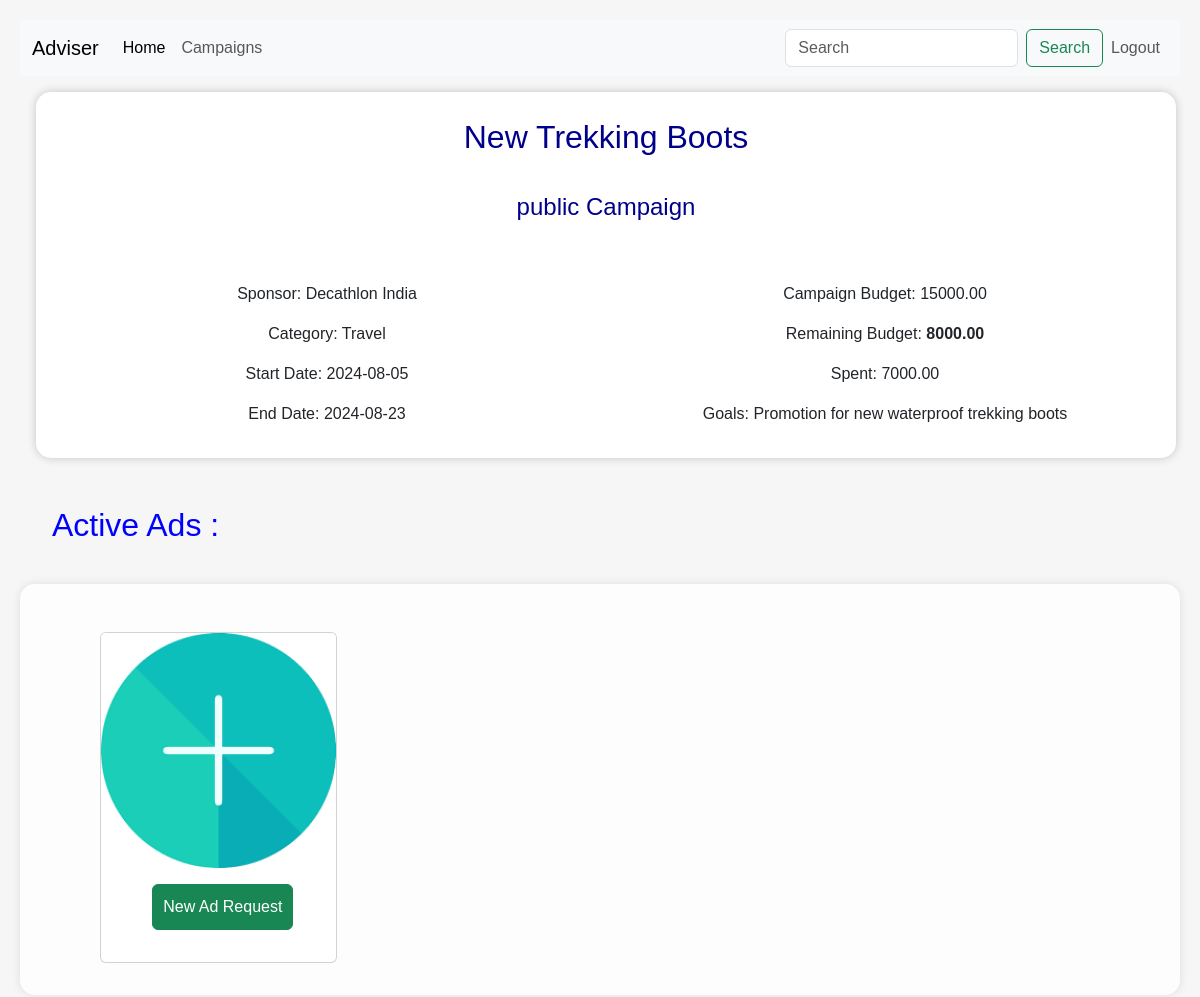
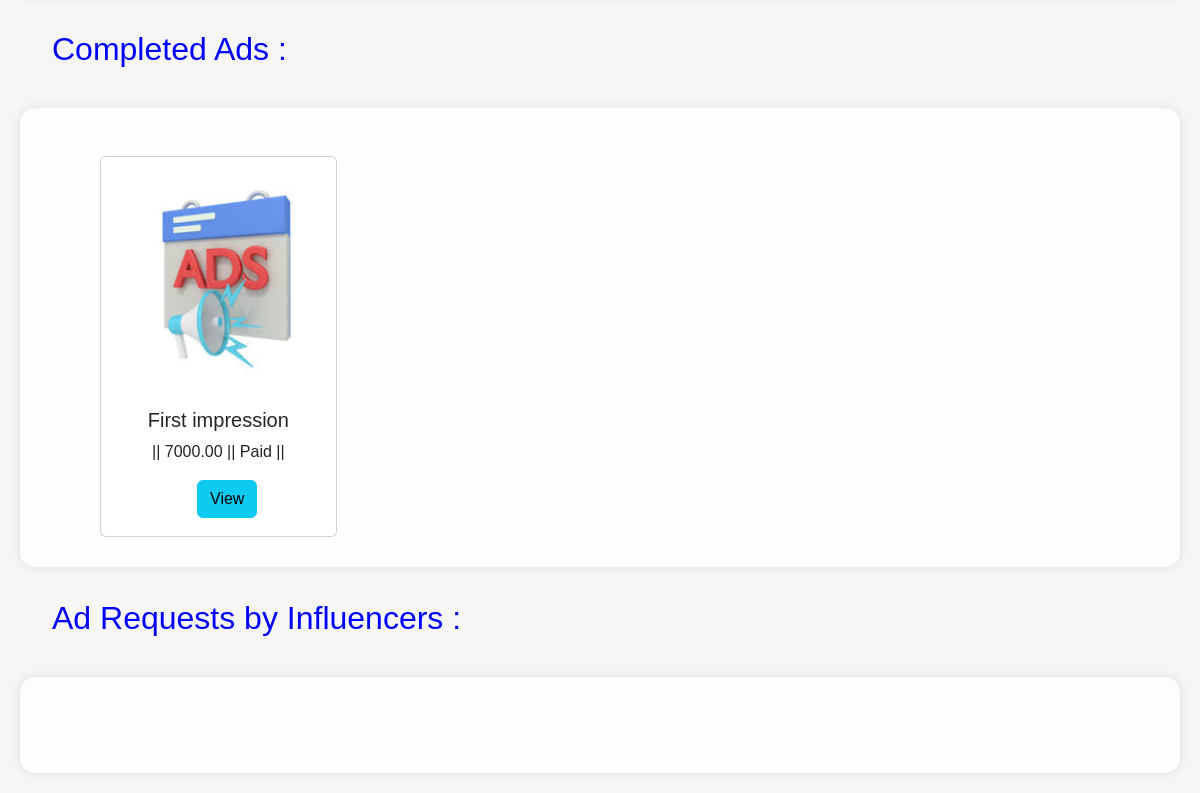
The page /rajeshsinha123/campaign_details/2 on the database its author committed (2 pictures, top to bottom).
### backend/models.py (models this page shows)
class Campaign(db.Model):
    campaign_id=db.Column(db.Integer,primary_key=True,autoincrement=True)
    name=db.Column(db.String(),nullable=False,unique=True)
    category_id=db.Column(db.String(),db.ForeignKey("category.cat_id"),nullable=False)
    start_date=db.Column(db.Date,nullable=False)
    end_date = db.Column(db.Date, nullable=False)
    budget = db.Column(db.Numeric(10, 2), nullable=False)
    initial_budget=db.Column(db.Numeric(10, 2),default=budget)
    status = db.Column(db.String(), nullable=False,default='active')
    visibility= db.Column(db.String(50),nullable=False)
    goals=db.Column(db.String(),nullable=False)
    flagged=db.Column(db.Integer,nullable=False,default=0)
    categories=db.relationship('Category',back_populates='campaigns')
    sponsor_id=db.Column(db.Integer,db.ForeignKey('sponsor.sponsor_id'),nullable=False)
    admin_id=db.Column(db.Integer,db.ForeignKey('admin.admin_id'),nullable=False,default=1)
    sponsors=db.relationship('Sponsor',back_populates='campaigns')
    admin=db.relationship('Admin',back_populates='campaigns')
    ads=db.relationship('Adrequest',back_populates='campaign')

class Sponsor(db.Model):
    sponsor_id=db.Column(db.Integer,primary_key=True,autoincrement=True)
    username=db.Column(db.String(),nullable=False,unique=True)
    password=db.Column(db.String(),nullable=False)
    company_name=db.Column(db.String(),nullable=False,unique=True)
    industry=db.Column(db.String(),nullable=False)
    initial_budget=db.Column(db.Numeric(10, 2),nullable=False,default=0)
    budget=db.Column(db.Numeric(10, 2),nullable=False)
    flagged=db.Column(db.Integer,nullable=False,default=0)
    admin_id=db.Column(db.Integer,db.ForeignKey('admin.admin_id'),nullable=False,default=1)
    campaigns=db.relationship('Campaign',back_populates='sponsors')
    admin=db.relationship('Admin',back_populates='sponsors')

class Category(db.Model):
    cat_id=db.Column(db.Integer,primary_key=True,autoincrement=True)
    name=db.Column(db.String(), nullable=False,unique=True)
    campaigns=db.relationship('Campaign',back_populates='categories')
    influencers = db.relationship('Influencer', back_populates='category')
    niches= db.relationship('Niche', back_populates='category')

class Adrequest(db.Model):
    ad_id=db.Column(db.Integer,primary_key=True,autoincrement=True)
    campaign_id=db.Column(db.Integer,db.ForeignKey("campaign.campaign_id"),nullable=False)
    influencer_id=db.Column(db.Integer,db.ForeignKey("influencer.influencer_id"),nullable=False)
    name=db.Column(db.String(), nullable=False,unique=True)
    content=db.Column(db.String(), nullable=False)
    niche_id=db.Column(db.String(),db.ForeignKey("niche.niche_id"),nullable=False)
    status=db.Column(db.String(), nullable=False,default='pending')
    budget = db.Column(db.Numeric(10, 2), nullable=False)
    negotiate_budget=db.Column(db.Numeric(10, 2), nullable=False,default=0)
    niche=db.relationship('Niche',back_populates='adrequests')
    campaign=db.relationship('Campaign',back_populates='ads')
    influencers=db.relationship('Influencer',back_populates='ads')

### backend/campaigns.py (the view)
@app.route('/<username>/campaign_details/<int:id>', methods=['GET','POST'])               # campaign details
def camp_details(id,username):
    camp=Campaign.query.filter_by(campaign_id=id).first()
    user=camp.sponsors
    niches=Niche.query.filter_by(cat_id=camp.category_id).all()
    infs=Influencer.query.filter_by(category_id=camp.category_id).all()
    if request.method=='GET':
        return render_template('campaign_details.html',camp=camp,user=user,niches=niches,infs=infs)

### templates/campaign_details.html (shortened to what this page needs)
<!DOCTYPE html>
<html lang="en">
<head>
    <link href="https://cdn.jsdelivr.net/npm/bootstrap@5.3.3/dist/css/bootstrap.min.css" rel="stylesheet">
    <link rel="stylesheet" href="/static/style.css">
</head>
<body>
    <nav class="navbar navbar-expand-lg bg-body-tertiary">
      <div class="container-fluid">
        <a class="navbar-brand" href="/">Adviser</a>
        <div class="collapse navbar-collapse" id="navbarSupportedContent">
          <ul class="navbar-nav me-auto mb-2 mb-lg-0">
            <li class="nav-item">
              <a class="nav-link active" aria-current="page" href="/sponsor/{{user.username}}/dashboard">Home</a>
            </li>
            <li class="nav-item">
              <a class="nav-link" href="/{{user.username}}/campaigns">Campaigns</a>
            </li>
          </ul>
          <form class="d-flex" role="search" method="get" action="{{url_for('search_inf',username=user.username)}}">
            <input class="form-control me-2" type="search" placeholder="Search" aria-label="Search" name="query">
            <button class="btn btn-outline-success" type="submit" >Search</button>
          </form>
        </div>
        <ul class="navbar-nav me-auto mb-1 mb-lg-0">
          <li class="nav-item">
            <a class="nav-link" href="/sponsor/login" >Logout</a>
          </li>
        </ul>
      </div>
  </nav>
<div class="container overflow-hidden text-center" id="container" style="text-align: center;box-shadow: 0 0 10px rgba(0, 0, 0, 0.2);background-color: #fff;border: 0px solid rgb(101, 99, 99); padding: 1rem;border-radius: 15px;">
  <h2 id="heading" style="color: darkblue;">{{camp.name}} </h2>
  <h4 id="heading" style="color: darkblue;">{{camp.visibility}} Campaign</h4>
  <br>
  <div class="row g-2">
    <div class="col">
    <p>Sponsor: {{camp.sponsors.company_name}}</p>
    <p>Category: {{camp.categories.name}}</p>
    <p>Start Date: {{camp.start_date}}</p>
    <p>End Date: {{camp.end_date}}</p>
    </div>
    <div class="col">
      <p>Campaign Budget: {{camp.initial_budget}}</p>
      <p>Remaining Budget: <b>{{camp.budget}}</b></p>
    {% set ns = namespace(total=0) %}
    {%for ad in camp.ads%}
    {%if ad.negotiate_budget==0%}
    {%set ns.total=ns.total+ad.budget%}
      {%else%}
      {%set ns.total=ns.total+ad.negotiate_budget%}
      {%endif%}
    {%endfor%}
    {%if camp.status=='completed'%}
    <p>Spent: {{ns.total}}</p>
    {%else%}
    <p>Spent: {{camp.initial_budget - camp.budget }}</p>
    {%endif%}
    <p>Goals: {{camp.goals}}</p>
    </div>
  </div>
</div>
 <div>
 {%if camp.flagged==0%}
 {%if camp.status=='active' and camp.flagged==0%}
<h2 style="color: blue; padding: 2rem;">Active Ads : </h2>
<div id="campaign">
<div class="row row-cols-1 row-cols-md-3 g-4">
    <div class="col">
      <div class="card h-100" id="cards">
        <img src="/static/add.png" class="card-img-top" alt="...">
        <div class="card-body">
                <button class="btn btn-success" type="button" data-bs-toggle="modal" data-bs-target="#newad" style="margin-left: 2.2rem;padding: 10px;" >New Ad Request</button>
        </div>
      </div>
    </div>
  </div>
</div>
{%endif%}
{%endif%}
</div>
<h2 style="color: blue; padding: 2rem;">Completed Ads : </h2>
<div id="campaign">
<div class="row row-cols-1 row-cols-md-3 g-4">
  {% for ad in camp.ads %}
  {%if ad.status=='ad req fulfilled' or ad.status=='Paid'%}
    <div class="col">
      <div class="card h-100" id="cards">
        <img src="/static/ads.png" class="card-img-top" alt="...">
        <div class="card-body">
          <h5 class="card-title" style="text-align: center;">{{ad.name}}</h5>
          {%if ad.negotiate_budget==0%}
          <p class="card-text" style="text-align: center;">|| {{ad.budget}} || {{ad.status}} ||</p>
          {%else%}
          <p class="card-text" style="text-align: center;"> || {{ad.negotiate_budget}} || {{ad.status}} ||</p>
          {%endif%}
        </div>
            <button class="btn btn-info" type="button" data-bs-toggle="modal" data-bs-target="#viewad{{ad.ad_id}}" style="margin-left: 6rem;">View</button>
      </div>
    </div>
    {%endif%}
    {%endfor%}
  </div>
</div>
<h2 style="color: blue; padding: 2rem;">Ad Requests by Influencers  : </h2>
<div id="campaign">
</div>
</body>
</html>

### static/style.css (style rules this page uses)
* { margin: 0px; }
#container, #panel { border: 2px solid rgb(101, 99, 99); border-radius: 25px; padding: 0px; margin: 1rem; padding: 1rem; }
#heading { height: 75px; padding: 10px; text-align: center; margin: 0px }
body { font-family: Arial, sans-serif; background-color: #f4f4f4bb; margin: 0; padding: 20px; }
#campaign { background-color: #ffffffc2; border: 0px solid rgb(101, 99, 99); border-radius: 15px; box-shadow: 0 0 10px rgba(0, 0, 0, 0.1); margin: auto; padding: 3rem 5rem 3rem 5rem; }
#cards { display: inline-block; }
@media (min-width: 768px) { .row-cols-md-3>* { flex: 0 0 auto; width: 25%; } }
.h-100 { height: 105%!important; width: 102% !important; }

### rows shown on the page
Campaign: name "New Trekking Boots", visibility "public", start_date "2024-08-05", end_date "2024-08-23", initial_budget "15000.00", budget "8000.00", camp.initial_budget-camp.budget "7000.00", goals "Promotion for new waterproof trekking boots"
Sponsor: sponsors.company_name "Decathlon India"
Category: categories.name "Travel"
Adrequest: name "First impression", negotiate_budget "7000.00", status "Paid"
